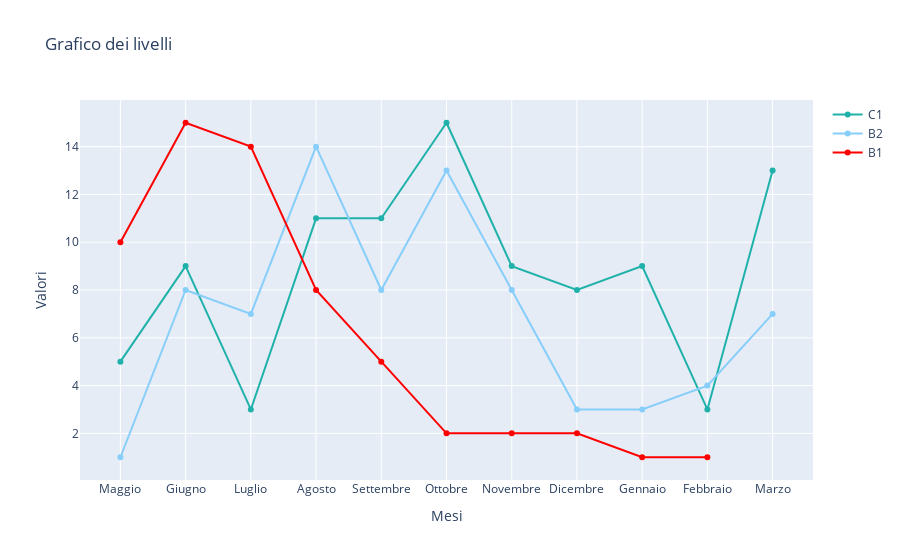

The cell this chart's notebook holds for it:
### Code cell
# Dati per le due linee
x = ordine

y1 = list(C1.values())
y2 = list(B2.values())
y3 = list(B1.values())

# Creare il grafico di linea con due linee
fig = go.Figure()

# Aggiungere la prima linea con colore blu
fig.add_trace(go.Scatter(x=x, y=y1, mode='lines+markers', name='C1', line=dict(color='lightseagreen')))

# Aggiungere la seconda linea con colore rosso
fig.add_trace(go.Scatter(x=x, y=y2, mode='lines+markers', name='B2', line=dict(color='lightskyblue')))

# Aggiungere la terza linea con colore verde
fig.add_trace(go.Scatter(x=x, y=y3, mode='lines+markers', name='B1', line=dict(color='red')))

# Aggiungere etichette e titoli
fig.update_layout(title='Grafico dei livelli',
                  xaxis_title='Mesi',
                  yaxis_title='Valori')

# Mostrare il grafico
fig.show()

### Figure 1 — Plotly figure (JSON) as saved in the notebook; plotly's stock layout.template omitted (floating-point values rounded to 4 significant figures)
{"data": [{"line": {"color": "lightseagreen"}, "mode": "lines+markers", "name": "C1", "type": "scatter", "x": ["Maggio", "Giugno", "Luglio", "Agosto", "Settembre", "Ottobre", "Novembre", "Dicembre", "Gennaio", "Febbraio", "Marzo"], "y": [5, 9, 3, 11, 11, 15, 9, 8, 9, 3, 13]}, {"line": {"color": "lightskyblue"}, "mode": "lines+markers", "name": "B2", "type": "scatter", "x": ["Maggio", "Giugno", "Luglio", "Agosto", "Settembre", "Ottobre", "Novembre", "Dicembre", "Gennaio", "Febbraio", "Marzo"], "y": [1, 8, 7, 14, 8, 13, 8, 3, 3, 4, 7]}, {"line": {"color": "red"}, "mode": "lines+markers", "name": "B1", "type": "scatter", "x": ["Maggio", "Giugno", "Luglio", "Agosto", "Settembre", "Ottobre", "Novembre", "Dicembre", "Gennaio", "Febbraio", "Marzo"], "y": [10, 15, 14, 8, 5, 2, 2, 2, 1, 1]}], "layout": {"title": {"text": "Grafico dei livelli"}, "xaxis": {"title": {"text": "Mesi"}}, "yaxis": {"title": {"text": "Valori"}}}}
